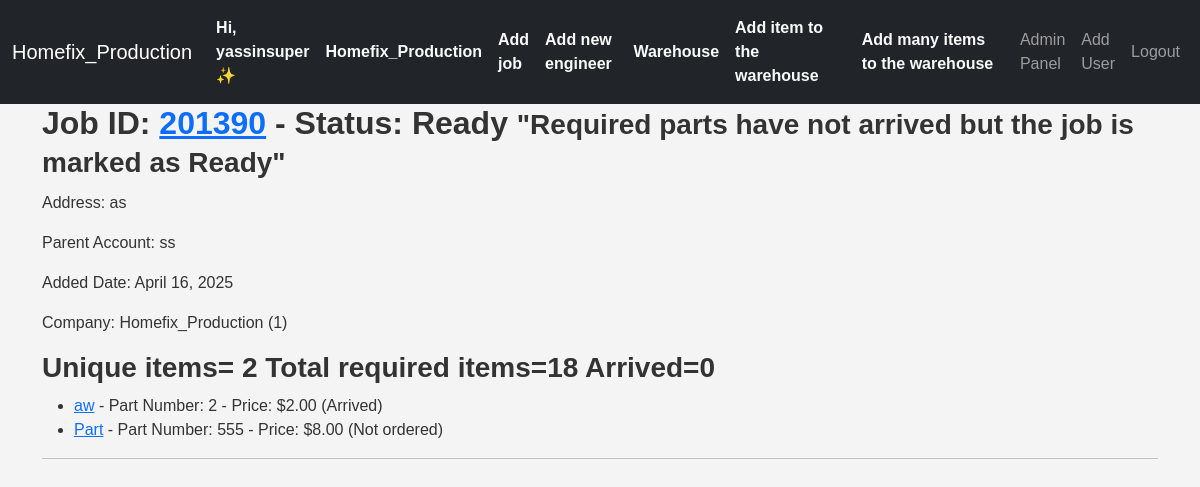
/ (signed in), run on the app's committed database.
### inventory/models.py (models this page shows, shortened)
class CustomUser(AbstractUser):
    company = models.ForeignKey(Company, on_delete=models.CASCADE, null=True, blank=True, related_name="employeees")
    email = models.EmailField(unique=True)
    username = models.CharField(max_length=90, unique=False)
    groups = models.ManyToManyField('auth.Group', related_name='users',)
    REQUIRED_FIELDS = ['username',]
    USERNAME_FIELD = 'email'
    class Meta:
        verbose_name_plural = 'users'
        ordering = ['id']

class Company(models.Model):
    owner = models.ForeignKey("inventory.CustomUser", on_delete=models.CASCADE, null=True, blank=True,related_name="company_owner")
    employees = models.ManyToManyField('CustomUser', related_name='companies')
    company_name=models.CharField(max_length=70)
    company_email = models.EmailField(max_length=100)
    address=models.TextField()
    phone=models.CharField(max_length=15)
    def __str__(self):
        return self.company_name +" ("+ str(self.id)+") "
    class Meta:
        verbose_name_plural = 'companies'
        ordering = ['company_name']

class Job(models.Model):
    status_chouces=[
        ('ready', 'Ready'),
        ('paused', 'Paused'),
        ('completed', 'Completed'),
        ('cancelled', 'Cancelled'),
        ('quoted', 'Quoted and waiting')
    ]
    address = models.CharField(max_length=70)
    job_id=models.BigIntegerField()
    status=models.CharField(choices=status_chouces, max_length=20)
    engineer=models.ForeignKey(Engineer,on_delete=models.SET_NULL,null=True,blank=True)
    parent_account=models.CharField(max_length=70)
    added_date=models.DateField(auto_now_add=True)
    company=models.ForeignKey(Company,on_delete=models.CASCADE,related_name="job_company")
    items_arrived=models.BooleanField(default=False, )
    post_code=models.CharField(max_length=10, null=True, blank=True)
    quoted=models.BooleanField(default=False)
    class Meta:
        unique_together = ('job_id', 'company')  # Enforce uniqueness at the company level

class JobItem(models.Model):
    CHOICES=[
        ('ordered', 'Ordered'),
        ('arrived', 'Arrived'),
        ('not_ordered','Not ordered'),
    ]
    job = models.ForeignKey(Job, on_delete=models.DO_NOTHING, related_name="items")
    item = models.ForeignKey(Item, on_delete=models.CASCADE, related_name="job_items")
    job_quantity = models.PositiveSmallIntegerField(default=0)  # How many needed for this job
    arrived_quantity=models.PositiveSmallIntegerField(default=0)
    status=models.CharField(max_length=20,choices=CHOICES,default="not_ordered")
    is_used=models.BooleanField(default=False)
    from_warehouse=models.BooleanField(default=False)

class Item(models.Model):
    CHOICES=[
        ('ordered', 'Ordered'),
        ('arrived', 'Arrived'),
        ('not_ordered','Not ordered'),
    ]
    name=models.CharField(max_length=70)
    part_number=models.TextField(max_length=30)
    reference=models.TextField(blank=True,null=True,max_length=40)
    price=models.DecimalField(max_digits=10, decimal_places=2,)
    supplier=models.CharField(max_length=70)
    company=models.ForeignKey(Company,on_delete=models.CASCADE,related_name="item_company")
    added_date=models.DateTimeField(auto_now_add=True)
    added_by=models.ForeignKey(CustomUser, on_delete=models.DO_NOTHING, null=True, blank=True, related_name="added_by_user")
    required_quantity=models.PositiveSmallIntegerField(default=0)
    arrived_quantity=models.PositiveSmallIntegerField(default=0)
    notes=models.TextField(null=True, blank=True)

### inventory/views.py (the view)
# urls.py: path('',views.inventory,name='inventory'),
@login_required(login_url='login', redirect_field_name='inventory')
@no_ban
def inventory(request):
    rjobs = Job.objects.annotate(item_count=Count('items')).filter(items_arrived=True).prefetch_related('items')
    items=Item.objects.filter(company=request.user.company)
    rjobs=Job.objects.filter(company=request.user.company)
    context={'rjobs':rjobs,
            'items':items,
            }
    return render(request,'inventory/inventory.html',context)

### inventory/templatetags/custom_tags.py (called while the page is built)
@register.filter
def is_admin(user):
    if user.groups.filter(name='Admin').exists() or user.company.owner==user:
        return True
    return False

@register.filter
def is_owner(user):
    if user.is_authenticated and user.company.owner==user:
        return True
    return False

@register.filter
def total_quantity(job):
    total_quantity = 0
    for item in job.items.all():
        total_quantity =total_quantity+item.job_quantity
    return total_quantity

@register.filter
def total_arrived_quantity(job):
    total_arrived_quantity=0
    company=job.company
    job_items=JobItem.objects.filter(job=job)
    for jobitem in job_items:
        total_arrived_quantity+=jobitem.arrived_quantity
    return total_arrived_quantity

### templates/inventory/inventory.html (shortened to what this page needs)
{% extends 'inventory/base.html' %}
{% load static %}
{% load custom_tags %}
{% block body %}
  {% if rjobs %}
    {% for job in rjobs %}
      {% if job.status != 'ready' and job.items_arrived and job.status != 'completed' %}
        <h2>Job ID: <a href="{% url 'update_job' job.job_id %}">{{ job.job_id }}</a> - Status: {{ job.get_status_display }} <small>"Required parts have arrived but the job isn't marked as Ready"</small></h2>
      {% elif job.status == 'ready' and not job.items_arrived %}
        <h2>Job ID: <a href="{% url 'update_job' job.job_id %}">{{ job.job_id }}</a> - Status: {{ job.get_status_display }} <small>"Required parts have not arrived but the job is marked as Ready"</small></h2>
      {% else %}
        <h2>Job ID: <a href="{% url 'update_job' job.job_id %}">{{ job.job_id }}</a> - Status: {{ job.get_status_display }}</h2>
        <h4><a href="{% url 'item_add' job.job_id %}">Add item</a></h4>
      {% endif %}
      <p>Address: {{ job.address }}</p>
      <p>Parent Account: {{ job.parent_account }}</p>
      <p>Added Date: {{ job.added_date }}</p>
      <p>Company: {{ job.company }}</p>
      <h3>Unique items= {{ job.items.count }} Total required items={{ job|total_quantity }} Arrived={{ job|total_arrived_quantity }}</h3>
      <ul>
        {% for jobitem in job.items.all %}
          <li>
            <a href="{% url 'update_item' jobitem.id %}">{{ jobitem.item.name }}</a> - Part Number: {{ jobitem.item.part_number }} - Price: ${{ jobitem.item.price }}
            ({{ jobitem.get_status_display }})
          </li>
        {% empty %}
          <li>No items associated with this job.</li>
        {% endfor %}
      </ul>
      <hr />
    {% endfor %}
  {% endif %}
  <link rel="stylesheet" href="{% static 'css/style.css' %}" />
{% endblock %}

### templates/inventory/base.html (shortened to what this page needs)
{% load static %}
{% load custom_tags %}
<!DOCTYPE html>
<html lang="en">
  <head>
    <link href="https://cdn.jsdelivr.net/npm/bootstrap@5.3.3/dist/css/bootstrap.min.css" rel="stylesheet" />
    <link rel="stylesheet" href="{% static 'css/style.css' %}" />
  </head>
  <body>
    {% if request.user.is_authenticated %}
      <nav class="navbar navbar-expand-lg navbar-dark bg-dark">
        <div class="container-fluid">
          <a class="navbar-brand" href="{% url 'inventory' %}">{{ request.user.company.company_name }}</a>
          <div class="collapse navbar-collapse" id="navbarNav">
            <ul class="navbar-nav ms-auto align-items-center">
              <li class="nav-item">
                <a class="nav-link fw-bold text-light" href="{% url 'update_user' request.user.id %}">
                  {% if request.user|is_owner %}
                    Hi, {{ request.user.username }} ✨
                  {% else %}
                    {% if request.user|is_admin %}
                      {{ request.user.username }}👔 <small>Admin</small>
                    {% else %}
                      {{ request.user.username }}👔 <small>Employee</small>
                    {% endif %}
                  {% endif %}
                </a>
              </li>
              {% if request.user.company %}
                {% if request.user|is_owner %}
                  <li class="nav-item">
                    <a class="nav-link fw-bold text-light" href="{% url 'update_company' %}">{{ request.user.company.company_name }}</a>
                  </li>
                {% else %}
                  <li class="nav-item">
                    <a class="nav-link fw-bold text-light" href="{% url 'update_company' %}">{{ request.user.company.company_name }}</a>
                  </li>
                {% endif %}
              {% endif %}
              <li class="nav-item">
                <a class="nav-link fw-bold text-light" href="{% url 'create_job' %}">Add job</a>
              </li>
              <li class="nav-item">
                <a class="nav-link fw-bold text-light" href="{% url 'add_eng' %}">Add new engineer</a>
              </li>
              <li class="nav-item">
                <a class="nav-link fw-bold text-light" href="{% url 'warehouse' %}">Warehouse</a>
              </li>
              <li class="nav-item">
                <a class="nav-link fw-bold text-light" href="{% url 'item_add' True %}">Add item to the warehouse</a>
              </li>
              <li class="nav-item">
                <a class="nav-link fw-bold text-light" href="{% url 'batch_entry' %}">Add many items to the warehouse</a>
              </li>
              {% if request.user|is_admin %}
                <li class="nav-item">
                  <a class="nav-link" href="{% url 'admin_panel' %}">Admin Panel</a>
                </li>
                <li class="nav-item">
                  <a class="nav-link" href="{% url 'register' %}">Add User</a>
                </li>
              {% endif %}
              <li class="nav-item">
                <a class="nav-link" href="{% url 'logout' %}">Logout</a>
              </li>
            </ul>
          </div>
        </div>
      </nav>
    {% endif %}
    <div class="container content">
      {% block body %}
      {% endblock %}
    </div>
  </body>
</html>

### stock/static/css/style.css (style rules this page uses)
body { font-family: Arial, sans-serif; background: #f4f4f4; margin: 0; padding: 0; color: #333; }
h2, h3, h4 { font-weight: 600; margin-bottom: 10px; }

### data on the page
CustomUser: user.company.company_name "Homefix_Production", user.username "yassinsuper"
Job: job_id "201390", status "Ready", address "as", parent_account "ss", added_date "April 16, 2025", company "Homefix_Production (1)", items.count "2", id.job_quantity "18", company+id "0"
JobItem: item.name "aw", item.part_number "2", item.price "2.00", status "Arrived"
JobItem: item.name "Part", item.part_number "555", item.price "8.00", status "Not ordered"
